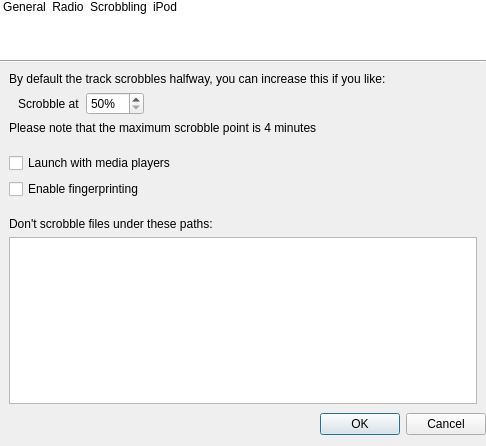
<ui version="4.0" >
 <class>SettingsDialog</class>
 <widget class="QDialog" name="SettingsDialog" >
  <property name="windowModality" >
   <enum>Qt::NonModal</enum>
  </property>
  <property name="geometry" >
   <rect>
    <x>0</x>
    <y>0</y>
    <width>486</width>
    <height>446</height>
   </rect>
  </property>
  <property name="sizePolicy" >
   <sizepolicy vsizetype="Preferred" hsizetype="Preferred" >
    <horstretch>0</horstretch>
    <verstretch>0</verstretch>
   </sizepolicy>
  </property>
  <property name="minimumSize" >
   <size>
    <width>0</width>
    <height>0</height>
   </size>
  </property>
  <property name="windowTitle" >
   <string>Last.fm Settings</string>
  </property>
  <property name="modal" >
   <bool>false</bool>
  </property>
  <layout class="QVBoxLayout" >
   <property name="spacing" >
    <number>0</number>
   </property>
   <property name="leftMargin" >
    <number>0</number>
   </property>
   <property name="topMargin" >
    <number>0</number>
   </property>
   <property name="rightMargin" >
    <number>0</number>
   </property>
   <item>
    <widget class="QListWidget" name="pageSelector" >
     <property name="sizePolicy" >
      <sizepolicy vsizetype="Maximum" hsizetype="Expanding" >
       <horstretch>0</horstretch>
       <verstretch>0</verstretch>
      </sizepolicy>
     </property>
     <property name="maximumSize" >
      <size>
       <width>16777215</width>
       <height>60</height>
      </size>
     </property>
     <property name="focusPolicy" >
      <enum>Qt::NoFocus</enum>
     </property>
     <property name="layoutDirection" >
      <enum>Qt::LeftToRight</enum>
     </property>
     <property name="frameShape" >
      <enum>QFrame::NoFrame</enum>
     </property>
     <property name="frameShadow" >
      <enum>QFrame::Plain</enum>
     </property>
     <property name="lineWidth" >
      <number>0</number>
     </property>
     <property name="horizontalScrollBarPolicy" >
      <enum>Qt::ScrollBarAlwaysOff</enum>
     </property>
     <property name="autoScroll" >
      <bool>false</bool>
     </property>
     <property name="editTriggers" >
      <set>QAbstractItemView::NoEditTriggers</set>
     </property>
     <property name="alternatingRowColors" >
      <bool>false</bool>
     </property>
     <property name="selectionMode" >
      <enum>QAbstractItemView::SingleSelection</enum>
     </property>
     <property name="selectionBehavior" >
      <enum>QAbstractItemView::SelectRows</enum>
     </property>
     <property name="iconSize" >
      <size>
       <width>32</width>
       <height>32</height>
      </size>
     </property>
     <property name="textElideMode" >
      <enum>Qt::ElideNone</enum>
     </property>
     <property name="movement" >
      <enum>QListView::Static</enum>
     </property>
     <property name="flow" >
      <enum>QListView::LeftToRight</enum>
     </property>
     <property name="isWrapping" stdset="0" >
      <bool>true</bool>
     </property>
     <property name="resizeMode" >
      <enum>QListView::Adjust</enum>
     </property>
     <property name="layoutMode" >
      <enum>QListView::SinglePass</enum>
     </property>
     <property name="spacing" >
      <number>6</number>
     </property>
     <property name="viewMode" >
      <enum>QListView::IconMode</enum>
     </property>
     <property name="uniformItemSizes" >
      <bool>false</bool>
     </property>
     <property name="selectionRectVisible" >
      <bool>true</bool>
     </property>
     <property name="currentRow" >
      <number>-1</number>
     </property>
     <item>
      <property name="text" >
       <string>General</string>
      </property>
      <property name="icon" >
       <iconset resource="widgets.qrc" >
        <normaloff>:/SettingsDialog/account.png</normaloff>:/SettingsDialog/account.png</iconset>
      </property>
     </item>
     <item>
      <property name="text" >
       <string>Radio</string>
      </property>
      <property name="icon" >
       <iconset resource="widgets.qrc" >
        <normaloff>:/SettingsDialog/radio.png</normaloff>:/SettingsDialog/radio.png</iconset>
      </property>
     </item>
     <item>
      <property name="text" >
       <string>Scrobbling</string>
      </property>
      <property name="icon" >
       <iconset resource="widgets.qrc" >
        <normaloff>:/SettingsDialog/scrobbling.png</normaloff>:/SettingsDialog/scrobbling.png</iconset>
      </property>
     </item>
     <item>
      <property name="text" >
       <string>iPod</string>
      </property>
      <property name="icon" >
       <iconset resource="widgets.qrc" >
        <normaloff>:/SettingsDialog/ipod.png</normaloff>:/SettingsDialog/ipod.png</iconset>
      </property>
     </item>
    </widget>
   </item>
   <item>
    <widget class="Line" name="line" >
     <property name="orientation" >
      <enum>Qt::Horizontal</enum>
     </property>
    </widget>
   </item>
   <item>
    <widget class="QStackedWidget" name="pageStack" >
     <property name="sizePolicy" >
      <sizepolicy vsizetype="Expanding" hsizetype="Expanding" >
       <horstretch>0</horstretch>
       <verstretch>1</verstretch>
      </sizepolicy>
     </property>
     <property name="currentIndex" >
      <number>2</number>
     </property>
     <widget class="QWidget" name="accountPage" >
      <layout class="QVBoxLayout" >
       <item>
        <widget class="QCheckBox" name="logOutOnExit" >
         <property name="text" >
          <string>Log out on exit</string>
         </property>
        </widget>
       </item>
       <item>
        <widget class="QCheckBox" name="sendCrashReportsToLastFm" >
         <property name="text" >
          <string>Send crash reports to Last.fm</string>
         </property>
        </widget>
       </item>
       <item>
        <layout class="QHBoxLayout" >
         <item>
          <widget class="QLabel" name="languageLabel" >
           <property name="sizePolicy" >
            <sizepolicy vsizetype="Preferred" hsizetype="Maximum" >
             <horstretch>0</horstretch>
             <verstretch>0</verstretch>
            </sizepolicy>
           </property>
           <property name="text" >
            <string>Language:</string>
           </property>
          </widget>
         </item>
         <item>
          <widget class="QComboBox" name="languages" >
           <property name="minimumSize" >
            <size>
             <width>100</width>
             <height>0</height>
            </size>
           </property>
           <property name="modelColumn" >
            <number>0</number>
           </property>
          </widget>
         </item>
         <item>
          <spacer>
           <property name="orientation" >
            <enum>Qt::Horizontal</enum>
           </property>
           <property name="sizeHint" stdset="0" >
            <size>
             <width>40</width>
             <height>20</height>
            </size>
           </property>
          </spacer>
         </item>
        </layout>
       </item>
       <item>
        <spacer>
         <property name="orientation" >
          <enum>Qt::Vertical</enum>
         </property>
         <property name="sizeHint" stdset="0" >
          <size>
           <width>20</width>
           <height>181</height>
          </size>
         </property>
        </spacer>
       </item>
      </layout>
     </widget>
     <widget class="QWidget" name="radioPage" >
      <layout class="QVBoxLayout" name="verticalLayout" >
       <item>
        <layout class="QHBoxLayout" name="horizontalLayout" >
         <item>
          <widget class="QLabel" name="label_2" >
           <property name="sizePolicy" >
            <sizepolicy vsizetype="Preferred" hsizetype="Maximum" >
             <horstretch>0</horstretch>
             <verstretch>0</verstretch>
            </sizepolicy>
           </property>
           <property name="text" >
            <string>Output device:</string>
           </property>
          </widget>
         </item>
         <item>
          <widget class="QComboBox" name="outputDevice" >
           <property name="sizePolicy" >
            <sizepolicy vsizetype="Fixed" hsizetype="Maximum" >
             <horstretch>0</horstretch>
             <verstretch>0</verstretch>
            </sizepolicy>
           </property>
          </widget>
         </item>
         <item>
          <spacer name="horizontalSpacer" >
           <property name="orientation" >
            <enum>Qt::Horizontal</enum>
           </property>
           <property name="sizeHint" stdset="0" >
            <size>
             <width>40</width>
             <height>20</height>
            </size>
           </property>
          </spacer>
         </item>
        </layout>
       </item>
       <item>
        <spacer>
         <property name="orientation" >
          <enum>Qt::Vertical</enum>
         </property>
         <property name="sizeHint" stdset="0" >
          <size>
           <width>20</width>
           <height>40</height>
          </size>
         </property>
        </spacer>
       </item>
      </layout>
     </widget>
     <widget class="QWidget" name="scrobblingPage" >
      <layout class="QVBoxLayout" >
       <item>
        <widget class="QLabel" name="label_13" >
         <property name="text" >
          <string>By default the track scrobbles halfway, you can increase this if you like:</string>
         </property>
        </widget>
       </item>
       <item>
        <layout class="QHBoxLayout" >
         <property name="leftMargin" >
          <number>9</number>
         </property>
         <item>
          <widget class="QLabel" name="label_12" >
           <property name="text" >
            <string>Scrobble at</string>
           </property>
          </widget>
         </item>
         <item>
          <widget class="QSpinBox" name="scrobblePointPercentage" >
           <property name="suffix" >
            <string>%</string>
           </property>
           <property name="minimum" >
            <number>50</number>
           </property>
           <property name="maximum" >
            <number>100</number>
           </property>
           <property name="singleStep" >
            <number>5</number>
           </property>
          </widget>
         </item>
         <item>
          <spacer>
           <property name="orientation" >
            <enum>Qt::Horizontal</enum>
           </property>
           <property name="sizeHint" stdset="0" >
            <size>
             <width>40</width>
             <height>20</height>
            </size>
           </property>
          </spacer>
         </item>
        </layout>
       </item>
       <item>
        <widget class="QLabel" name="label" >
         <property name="sizePolicy" >
          <sizepolicy vsizetype="Preferred" hsizetype="Ignored" >
           <horstretch>0</horstretch>
           <verstretch>0</verstretch>
          </sizepolicy>
         </property>
         <property name="text" >
          <string>Please note that the maximum scrobble point is 4 minutes</string>
         </property>
         <property name="wordWrap" >
          <bool>true</bool>
         </property>
        </widget>
       </item>
       <item>
        <spacer>
         <property name="orientation" >
          <enum>Qt::Vertical</enum>
         </property>
         <property name="sizeType" >
          <enum>QSizePolicy::Fixed</enum>
         </property>
         <property name="sizeHint" stdset="0" >
          <size>
           <width>20</width>
           <height>12</height>
          </size>
         </property>
        </spacer>
       </item>
       <item>
        <widget class="QCheckBox" name="launchWithMediaPlayers" >
         <property name="text" >
          <string>Launch with media players</string>
         </property>
        </widget>
       </item>
       <item>
        <widget class="QCheckBox" name="fingerprintingEnabled" >
         <property name="text" >
          <string>Enable fingerprinting</string>
         </property>
        </widget>
       </item>
       <item>
        <spacer>
         <property name="orientation" >
          <enum>Qt::Vertical</enum>
         </property>
         <property name="sizeType" >
          <enum>QSizePolicy::MinimumExpanding</enum>
         </property>
         <property name="sizeHint" stdset="0" >
          <size>
           <width>20</width>
           <height>12</height>
          </size>
         </property>
        </spacer>
       </item>
       <item>
        <widget class="QLabel" name="label_3" >
         <property name="text" >
          <string>Don't scrobble files under these paths:</string>
         </property>
        </widget>
       </item>
       <item>
        <widget class="QPlainTextEdit" name="forbiddenPaths" />
       </item>
      </layout>
     </widget>
     <widget class="QWidget" name="iPodPage" >
      <layout class="QVBoxLayout" >
       <item>
        <widget class="QCheckBox" name="iPodScrobblingEnabled" >
         <property name="text" >
          <string>Enable iPod Scrobbling</string>
         </property>
        </widget>
       </item>
       <item>
        <widget class="QCheckBox" name="alwaysConfirmIPodScrobbles" >
         <property name="text" >
          <string>Always confirm iPod scrobbles</string>
         </property>
        </widget>
       </item>
       <item>
        <spacer name="verticalSpacer" >
         <property name="orientation" >
          <enum>Qt::Vertical</enum>
         </property>
         <property name="sizeHint" stdset="0" >
          <size>
           <width>20</width>
           <height>40</height>
          </size>
         </property>
        </spacer>
       </item>
      </layout>
     </widget>
    </widget>
   </item>
   <item>
    <widget class="QDialogButtonBox" name="buttonBox" >
     <property name="standardButtons" >
      <set>QDialogButtonBox::Cancel|QDialogButtonBox::Ok</set>
     </property>
    </widget>
   </item>
  </layout>
  <zorder>pageSelector</zorder>
  <zorder>line</zorder>
  <zorder>buttonBox</zorder>
  <zorder>pageStack</zorder>
 </widget>
 <resources>
  <include location="widgets.qrc" />
 </resources>
 <connections>
  <connection>
   <sender>buttonBox</sender>
   <signal>rejected()</signal>
   <receiver>SettingsDialog</receiver>
   <slot>reject()</slot>
   <hints>
    <hint type="sourcelabel" >
     <x>311</x>
     <y>370</y>
    </hint>
    <hint type="destinationlabel" >
     <x>83</x>
     <y>160</y>
    </hint>
   </hints>
  </connection>
  <connection>
   <sender>buttonBox</sender>
   <signal>accepted()</signal>
   <receiver>SettingsDialog</receiver>
   <slot>accept()</slot>
   <hints>
    <hint type="sourcelabel" >
     <x>224</x>
     <y>370</y>
    </hint>
    <hint type="destinationlabel" >
     <x>368</x>
     <y>160</y>
    </hint>
   </hints>
  </connection>
  <connection>
   <sender>pageSelector</sender>
   <signal>currentRowChanged(int)</signal>
   <receiver>pageStack</receiver>
   <slot>setCurrentIndex(int)</slot>
   <hints>
    <hint type="sourcelabel" >
     <x>354</x>
     <y>24</y>
    </hint>
    <hint type="destinationlabel" >
     <x>361</x>
     <y>69</y>
    </hint>
   </hints>
  </connection>
 </connections>
</ui>
